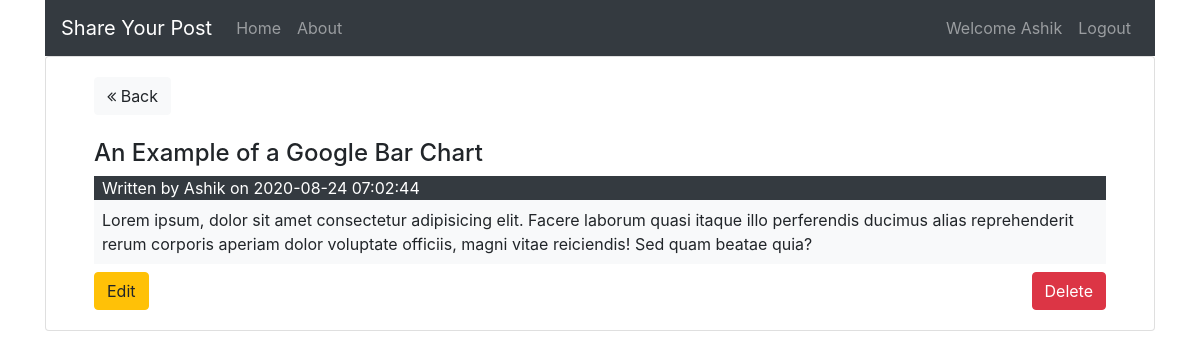
Page /posts/details/4 (signed in) on the committed database.
### tables this page shows
CREATE TABLE `posts` (
  `id` int(11) NOT NULL,
  `user_id` int(11) NOT NULL,
  `title` varchar(255) NOT NULL,
  `body` text NOT NULL,
  `create_at` datetime NOT NULL DEFAULT current_timestamp()
);

CREATE TABLE `users` (
  `id` int(11) NOT NULL,
  `name` varchar(25) NOT NULL,
  `email` varchar(30) NOT NULL,
  `password` varchar(255) NOT NULL,
  `create_at` datetime NOT NULL DEFAULT current_timestamp()
);

### app/controllers/Posts.php (called while the page is built, shortened)
<?php
class Posts extends Controller {
    public function __construct() {
        $this->postModel = $this->model('Post');
    }
    public function details($id) {
        $post = $this->postModel->getSinglePost($id);
        $data = [
            'id' => $id,
            'post' => $post
        ];
        $this->view('posts/details', $data);
    }
}

### app/libraries/Core.php (called while the page is built, shortened)
<?php
class Core {
    protected $method = 'index';
    public function __construct() {
        $url = $this->getUrl();
        if($url) {
            if (file_exists('../app/controllers/' . ucfirst($url[0]) . '.php')) {
                unset($url[0]);
            }
        }
        $this->controller = new $this->controller;
        if($url && isset($url[1])) {
            if (method_exists($this->controller, $url[1])) {
                $this->method = $url[1];
                unset($url[1]);
            }
        }
        $this->params = $url ? array_values($url) : [];
        call_user_func_array([$this->controller, $this->method], $this->params);
    }
    protected function getUrl() {
        if (isset($_GET['url'])) {
            $url = rtrim($_GET['url'], '/');
            $url = filter_var($url, FILTER_SANITIZE_URL);
            $url = explode('/', $url);
            return $url;
        }
    }
}

### public/index.php (called while the page is built, shortened)
<?php
$init = new Core;

### app/libraries/Database.php (called while the page is built, shortened)
<?php
class Database {
    private $host = DB_HOST;
    private $user = DB_USER;
    private $password = DB_PASS;
    private $dbname = DB_NAME;
    private $dbh;
    private $stmt;
    public function __construct() {
        $dsn = 'mysql:host=' . $this->host . ';dbname=' . $this->dbname;
        $options = array (
            PDO::ATTR_PERSISTENT => true,
            PDO::ATTR_ERRMODE => PDO::ERRMODE_EXCEPTION
        );
        try {
            $this->dbh = new PDO($dsn, $this->user, $this->password, $options);
        } catch (PDOException $e) {
            $this->error = $e->getMessage();
            echo $this->error;
        }
    }
    public function query($sql) {
        $this->stmt = $this->dbh->prepare($sql);
    }
    public function bind($param, $value, $type = null) {
        if (is_null($type)) {
            switch (true) {
                default:
                    $type = PDO::PARAM_STR;
            }
        }
        $this->stmt->bindValue($param, $value, $type);
    }
    public function execute() {
        return $this->stmt->execute();
    }
    public function single() {
        $this->execute();
        return $this->stmt->fetch(PDO::FETCH_OBJ);
    }
}

### app/models/Post.php (called while the page is built, shortened)
<?php
class Post {
    private $db;
    public function __construct() {
        $this->db = new Database();
    }
    public function getSinglePost($id) {
        $this->db->query('SELECT users.id,name,title,body,posts.create_at FROM `posts` INNER JOIN `users` ON posts.user_id = users.id WHERE posts.id = :id');
        $this->db->bind(':id', $id);
        return $this->db->single();
    }
}

### app/views/posts/details.php (the view)
<?php require_once APPROOT . '/views/include/header.php'; ?>
<?php require_once APPROOT . '/views/include/navbar.php'; ?>
<div class="card">
    <div class="card-body px-5">
        <a href="<?php echo URLROOT; ?>" class="btn btn-light"><i class="fa fa-angle-double-left"></i> Back</a>
        <h4 class="mt-4"><?php echo $data['post']->title; ?></h4>
        <div class="bg-dark text-white px-2">
            <span>Written by <?php echo $data['post']->name; ?> on <?php echo $data['post']->create_at; ?></span>
            </div>
        <div class="bg-light p-2">
        <?php echo $data['post']->body; ?>
        </div>
        <div class="d-flex justify-content-between mt-2">
            <?php if ($data['post']->id == $_SESSION['user_id']): ?>
                <a href="<?php echo URLROOT; ?>posts/edit/<?php echo $data['id']; ?>" class="btn btn-warning">Edit</a>
                <a href="<?php echo URLROOT; ?>posts/delete/<?php echo $data['id']; ?>" class="btn btn-danger">Delete</a>
            <?php endif; ?>
        </div>
    </div>
</div>
<?php require_once  APPROOT . '/views/include/footer.php'; ?>

### rows in the picture
posts: title "An Example of a Google Bar Chart", user.name "Ashik", create_at "2020-08-24 07:02:44", body "Lorem ipsum, dolor sit amet consectetur adipisicing elit. Facere laborum quasi itaque illo perferendis ducimus alias reprehenderit rerum corporis aperiam dolor voluptate officiis, magni vitae reiciendis! Sed quam beatae quia?"

### other values in the picture
SITENAME "Share Your Post"
$_SESSION['user_name'] "Ashik"
